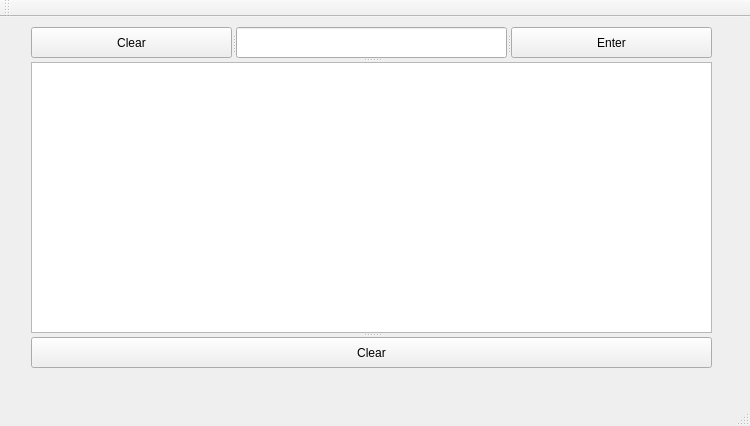
<?xml version="1.0" encoding="UTF-8"?>
<ui version="4.0">
 <class>MainWindow</class>
 <widget class="QMainWindow" name="MainWindow">
  <property name="geometry">
   <rect>
    <x>0</x>
    <y>0</y>
    <width>750</width>
    <height>426</height>
   </rect>
  </property>
  <property name="windowTitle">
   <string>MainWindow</string>
  </property>
  <widget class="QWidget" name="centralWidget">
   <widget class="QSplitter" name="splitter_3">
    <property name="geometry">
     <rect>
      <x>31</x>
      <y>10</y>
      <width>681</width>
      <height>341</height>
     </rect>
    </property>
    <property name="orientation">
     <enum>Qt::Vertical</enum>
    </property>
    <widget class="QSplitter" name="splitter_2">
     <property name="orientation">
      <enum>Qt::Vertical</enum>
     </property>
     <widget class="QSplitter" name="splitter">
      <property name="orientation">
       <enum>Qt::Horizontal</enum>
      </property>
      <widget class="QPushButton" name="pushButton">
       <property name="text">
        <string>Clear</string>
       </property>
      </widget>
      <widget class="QLineEdit" name="lineEdit"/>
      <widget class="QPushButton" name="pushButton_Enter">
       <property name="text">
        <string>Enter</string>
       </property>
      </widget>
     </widget>
     <widget class="QTextEdit" name="textEdit"/>
    </widget>
    <widget class="QPushButton" name="pushButton_Clear">
     <property name="text">
      <string>Clear</string>
     </property>
    </widget>
   </widget>
  </widget>
  <widget class="QMenuBar" name="menuBar">
   <property name="geometry">
    <rect>
     <x>0</x>
     <y>0</y>
     <width>750</width>
     <height>26</height>
    </rect>
   </property>
  </widget>
  <widget class="QToolBar" name="mainToolBar">
   <attribute name="toolBarArea">
    <enum>TopToolBarArea</enum>
   </attribute>
   <attribute name="toolBarBreak">
    <bool>false</bool>
   </attribute>
  </widget>
  <widget class="QStatusBar" name="statusBar"/>
 </widget>
 <layoutdefault spacing="6" margin="11"/>
 <resources/>
 <connections/>
</ui>
